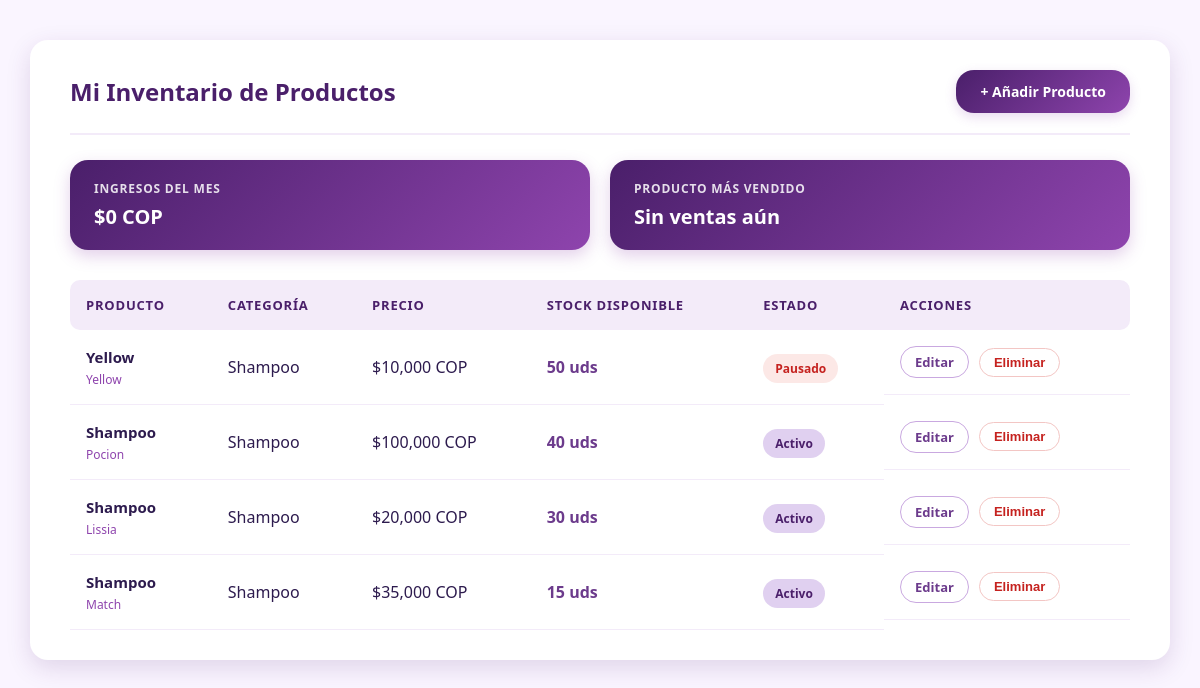
/inventario/dashboard/ (signed in), run on an earlier commit of the app's database.
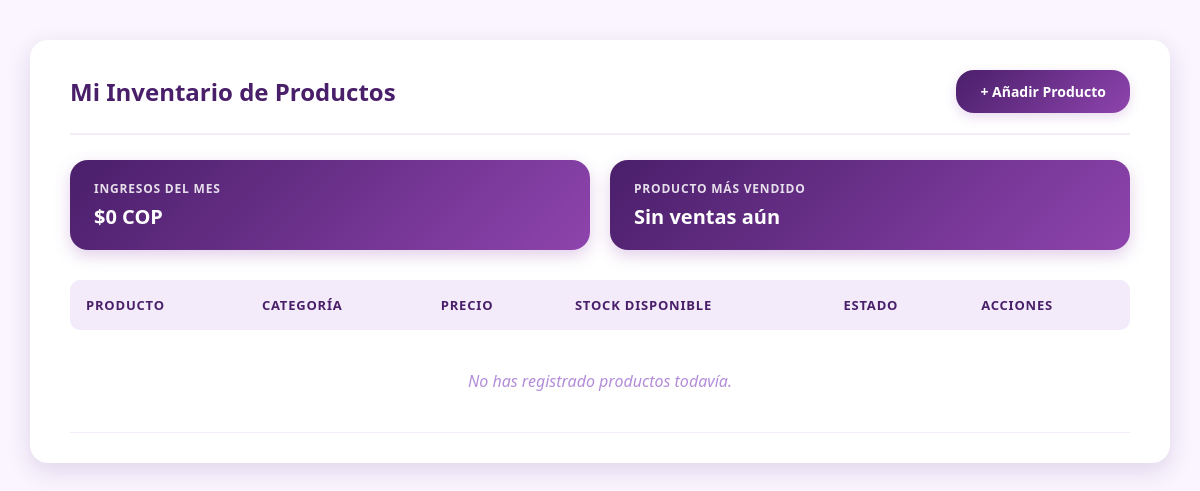
And on a later commit of the database.
### inventario/models.py (models this page shows, shortened)
class Producto(models.Model):
    proveedor = models.ForeignKey(User, on_delete=models.CASCADE, related_name='productos')
    categoria = models.ForeignKey(Categoria, on_delete=models.SET_NULL, null=True, related_name='articulos')
    nombre = models.CharField(max_length=150)
    marca = models.CharField(max_length=100, blank=True, null=True)
    descripcion = models.TextField()
    precio = models.DecimalField(
        max_digits=10,
        decimal_places=2,
        validators=[MinValueValidator(Decimal("0.00"))],
    )
    cantidad_disponible = models.PositiveIntegerField(default=0)
    imagen = models.ImageField(upload_to='productos/', blank=True, null=True)
    esta_activo = models.BooleanField(default=True, help_text="Permite pausar la venta del producto sin eliminarlo")
    fecha_creacion = models.DateTimeField(auto_now_add=True)
    ultima_actualizacion = models.DateTimeField(auto_now=True)

class Categoria(models.Model):
    nombre = models.CharField(max_length=100, unique=True)
    descripcion = models.TextField(blank=True, null=True)
    categoria_padre = models.ForeignKey(
        'self',
        on_delete=models.CASCADE,
        null=True,
        blank=True,
        related_name='subcategorias',
        help_text="Déjalo vacío si esta es una categoría principal (ej. 'Cuidado del cabello')"
    )
    class Meta:
        verbose_name = "Categoría"
        verbose_name_plural = "Categorías"

### inventario/views.py (the view)
# urls.py: path('dashboard/', views.dashboard_proveedor, name='dashboard'),
@login_required
def dashboard_proveedor(request):
    if request.user.perfil.rol != 'PROVEEDOR':
        return redirect('login')
    Envio = apps.get_model('rastreo', 'Envio')
    mis_productos = Producto.objects.filter(proveedor=request.user)
    ventas_proveedor = Envio.objects.filter(
        producto__proveedor=request.user
    ).exclude(estado_actual='cancelado')
    ahora = timezone.now()
    ventas_del_mes = ventas_proveedor.filter(
        fecha_creacion__year=ahora.year,
        fecha_creacion__month=ahora.month,
    )
    ingresos_mes = ventas_del_mes.aggregate(
        total=Coalesce(
            Sum(F('cantidad') * F('precio_unitario'), output_field=DecimalField()),
            0,
            output_field=DecimalField(),
        )
    )['total']
    producto_mas_vendido = (
        ventas_proveedor
        .values('producto__id', 'producto__nombre')
        .annotate(total_vendido=Sum('cantidad'))
        .order_by('-total_vendido')
        .first()
    )
    if producto_mas_vendido:
        producto_mas_vendido = {
            'nombre': producto_mas_vendido['producto__nombre'],
            'total_vendido': producto_mas_vendido['total_vendido'],
        }
    return render(request, 'dashboard_proveedor.html', {
        'inventario': mis_productos,
        'ingresos_mes': ingresos_mes,
        'producto_mas_vendido': producto_mas_vendido,
    })

### inventario/templates/dashboard_proveedor.html (shortened to what this page needs)
{% load static %}
{% load humanize %}
<!DOCTYPE html>
<html lang="es">
<head>
</head>
<body>
<div class="contenedor-dashboard">
    <div class="header-flex">
        <h2>Mi Inventario de Productos</h2>
        <a href="{% url 'agregar' %}" class="btn-oscuro">+ Añadir Producto</a>
    </div>
    <div class="resumen-flex">
        <div class="tarjeta-resumen">
            <span class="tarjeta-label">Ingresos del mes</span>
            <span class="tarjeta-valor">${{ ingresos_mes|default:0|floatformat:0|intcomma }} COP</span>
        </div>
        <div class="tarjeta-resumen">
            <span class="tarjeta-label">Producto más vendido</span>
            <span class="tarjeta-valor">
                {% if producto_mas_vendido %}
                    {{ producto_mas_vendido.nombre }} ({{ producto_mas_vendido.total_vendido }} uds)
                {% else %}
                    Sin ventas aún
                {% endif %}
            </span>
        </div>
    </div>
    <table class="tabla-inventario">
        <thead>
            <tr>
                <th>Producto</th>
                <th>Categoría</th>
                <th>Precio</th>
                <th>Stock Disponible</th>
                <th>Estado</th>
                <th>Acciones</th>
            </tr>
        </thead>
        <tbody>
            {% for item in inventario %}
            <tr>
                <td>
                    <span class="nombre-producto">{{ item.nombre }}</span>
                    <span class="marca-producto">{{ item.marca }}</span>
                </td>
                <td>{{ item.categoria.nombre }}</td>
                <td>${{ item.precio|floatformat:0|intcomma }} COP</td>
                <td class="{% if item.cantidad_disponible < 5 %}stock-bajo{% else %}stock-normal{% endif %}">
                    {{ item.cantidad_disponible }} uds
                </td>
                <td>
                    {% if item.esta_activo %}
                        <span class="badge badge-activo">Activo</span>
                    {% else %}
                        <span class="badge badge-pausado">Pausado</span>
                    {% endif %}
                </td>
                <td class="acciones">
                    <a href="{% url 'editar' item.id %}" class="btn-editar">Editar</a>
                    <form action="{% url 'eliminar_producto' item.id %}" method="post"
                          onsubmit="return confirm('¿Eliminar {{ item.nombre }}?');" class="form-inline">
                        <button type="submit" class="btn-eliminar">Eliminar</button>
                    </form>
                </td>
            </tr>
            {% empty %}
            <tr>
                <td colspan="6">No has registrado productos todavía.</td>
            </tr>
            {% endfor %}
        </tbody>
    </table>
</div>
</body>
</html>

What changed in the data, as far as the page shows it:
removed Producto: nombre "Yellow", marca "Yellow", categoria.nombre "Shampoo", precio "10,000", cantidad_disponible "50", esta_activo "Pausado"
removed Producto: nombre "Shampoo", marca "Pocion", categoria.nombre "Shampoo", precio "100,000", cantidad_disponible "40", esta_activo "Activo"
removed Producto: nombre "Shampoo", marca "Lissia", categoria.nombre "Shampoo", precio "20,000", cantidad_disponible "30", esta_activo "Activo"
removed Producto: nombre "Shampoo", marca "Match", categoria.nombre "Shampoo", precio "35,000", cantidad_disponible "15", esta_activo "Activo"
Also different on the page:
text now shown: "No has registrado productos todavía."
